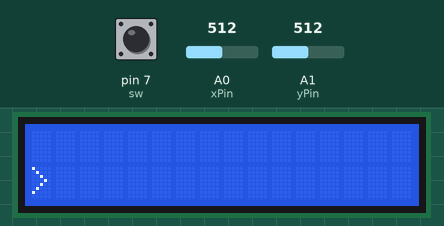
Recording of a sketch running on a simulated Arduino Uno, built with avr-gcc and run on an emulated ATmega328P. On the bench: 16×2 character LCD. The test bench sets the inputs (shaded band); at power-on: pin 7 (sw) HIGH, A1 (yPin) = 512, A0 (xPin) = 512. Random numbers use the default seed unless the sketch sets one.

Above: at 1.2 s.
1.3 s: pin 7 (sw) pulled LOW for 3.2 s
At 3.32 s:
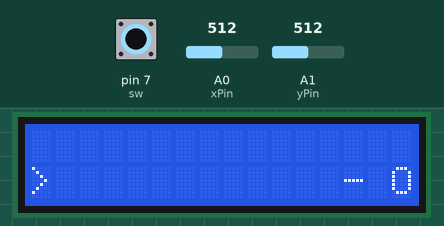
6.0 s: A1 (yPin) set to 366
8.2 s: A1 (yPin) set to 339
At 10.2 s:
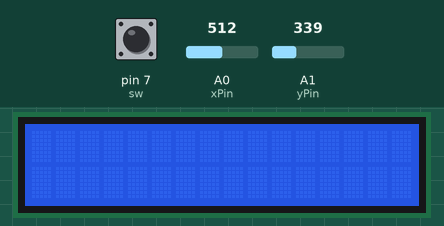
10.5 s: A0 (xPin) set to 290
At 11.96 s:
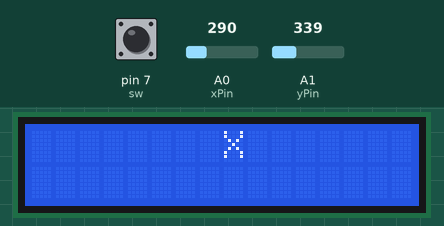
12.1 s: A0 (xPin) set to 710
At 13.92 s:
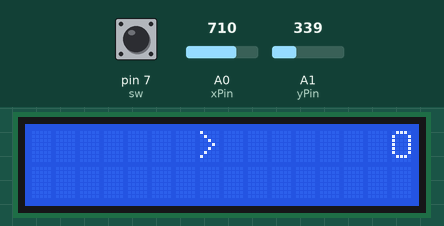
15.1 s: pin 7 (sw) pulled LOW for 0.2 s
At 15.9 s:
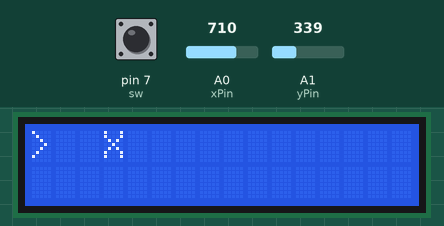

Measured:
- the behaviour switches between 350 and 349 on A1 (yPin) (found by bisection; images 1 and 2)
- what the display in image 5 shows lasts 0.4 s, from 15.7 s to 16.1 s

The sketch:

LCD_Display_Game.ino
```cpp
#include <LiquidCrystal.h>

// initialize the library by associating any needed LCD interface pin
// with the arduino pin number it is connected to
const int rs = 1, en = 2, d4 = 3, d5 = 4, d6 = 5, d7 = 6, sw = 7, xPin = A0, yPin = A1;
LiquidCrystal lcd(rs, en, d4, d5, d6, d7);

long resetTimer = -2000;

// player
int xChg, yChg;
int pX, pY, pXlast, pYlast;
const int pBound = 8;

// bullet
int bX = -1, bY = -1;
long bulletTimer;
int bulletRate = 1000;

// objects
const int numObjects = 5;
int oX[numObjects];
int oY[numObjects];
const int oSpawn = 3000;
long oTimer;
int spawnY;

// explosions
int eX[numObjects];
int eY[numObjects];
long expTimer[numObjects];
const int expRate = 500;

void setup() {
  // set up the LCD's number of columns and rows:
  lcd.begin(16, 2);

  initObjects();

  pinMode(xPin, INPUT);
  pinMode(yPin, INPUT);
  pinMode(sw, INPUT_PULLUP);
}

void loop() {
  const long curTime = millis();
  drawExp("X", curTime);
  delay(150);
  if (curTime - resetTimer < 2000) {
     return;
  }

  updateObjects(curTime);
  updatePlayer();
  updateBullet(curTime);


  drawBullet("-");
  drawObjects("O");
  drawPlayer(">");

  collisions(curTime);
}

// initialize objects
void initObjects() {
  for (int i = 0; i < numObjects; i++) {
    oX[i] = -1;
    oY[i] = -1;
    eX[i] = -1;
    eY[i] = -1;
  }
}


// shift objects by one square
void updateObjects(const long curTime) {
  spawnObject(curTime);
  for (int i = 0; i < numObjects; i++) {
    if (validIndex(oX[i], oY[i]) || oX[i] == 16) {
      oX[i]--;
    }
  }
}

// spawns a new object based on object spawn timer
void spawnObject(const long curTime) {
  if (curTime - oTimer >= oSpawn) {

    // spawn object at next available spot
    for (int i = 0; i < numObjects; i++) {
      if (!validIndex(oX[i], oY[i])) {
         spawnY = round(random(2));
         oX[i] = 16;
         oY[i] = spawnY;
         break;
      }
    }

    oTimer = curTime;
  }
}

void updatePlayer() {
  xChg = analogRead(xPin);
  yChg = analogRead(yPin);

  // update position of player
  if (xChg < 300 && pX < pBound) {
    pX++;
  } else if (xChg > 700 && pX > 0) {
    pX--;
  } else if (yChg < 350 && pY > 0) {
    pY--;
  } else if (yChg > 500 && pY < 1) {
    pY++;
  }
}

void updateBullet(long curTime) {
  if (digitalRead(sw) == 0 && curTime - bulletTimer >= bulletRate && !validIndex(bX, bY)) {
    bX = pX;
    bY = pY;
    bulletTimer = curTime;
  }

  bX++;
}

// COLLISION ----------------------------------------------------------------------------

void collisions(const long curTime) {
  for (int i = 0; i < numObjects; i++) {
    // collided with player
    if (pX == oX[i] && pY == oY[i] || pXlast == oX[i] && pYlast == oY[i]) {
      addExplosion(oX[i], oY[i], curTime);
      oX[i] = -1;
      oY[i] = -1;
      draw(bX, bY, " ", -1, -1);
      bX = -1;
      bY = -1;
      resetTimer = curTime;
    }

    // collided with bullet
    if (bX == oX[i] && bY == oY[i] || bX - 1 == oX[i] && bY == oY[i]) {
      addExplosion(oX[i], oY[i], curTime);
      bX = -1;
      bY = -1;
      oX[i] = -1;
      oY[i] = -1;
    }
  }
}

void addExplosion(const int x, const int y, const long curTime) {
  for (int i = 0; i < numObjects; i++) {
    if (!validIndex(eX[i], eY[i])) {
      eX[i] = x;
      eY[i] = y;
      expTimer[i] = curTime;
      break;
    }
  }
}

// DRAWING ------------------------------------------------------------------------------

void drawBullet(String symbol) {
  draw(bX, bY, symbol, bX - 1, bY);
}

void drawObjects(String symbol) {
  for (int i = 0; i < numObjects; i++) {
    draw(oX[i], oY[i], symbol, oX[i] + 1, oY[i]);
  }
}

void drawPlayer(String symbol) {
  draw(pX, pY, symbol, pXlast, pYlast);
  pXlast = pX;
  pYlast = pY;
}

void drawExp(String symbol, const long curTime) {
  for (int i = 0; i < numObjects; i++) {
    draw(eX[i], eY[i], symbol, -1 , -1);

    if (curTime - expTimer[i] >= expRate) {
      draw(eX[i], eY[i], " ", -1 , -1);
      eX[i] = -1;
      eY[i] = -1;
    }
  }
}

void draw(const int x, const int y, const String symbol, const int prevX, const int prevY) {
  if (validIndex(x, y)) {
    lcd.setCursor(x, y);
    lcd.print(symbol);
  }

  if (validIndex(prevX, prevY) && (x != prevX || y != prevY)) {
    lcd.setCursor(prevX, prevY);
    lcd.print(" ");
  }
}

// INDEX HELPERS ------------------------------------------------------------------------------

bool validIndex(const int x, const int y) {
  return x >= 0 && x <= 15 && y >= 0 && y <= 1;
}
```
